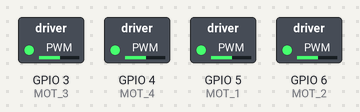
Bench run of a sketch on a simulated ESP32-S3. Parts: switched loads named in the sketch (green lamp = pin HIGH). Wiring (inferred from the names in the program): MPU-6050 motion sensor at I2C address 0x68.

Above: at 0.1 s.
Timing chart, 0 to 1.6 s (numbered marks = the images above):
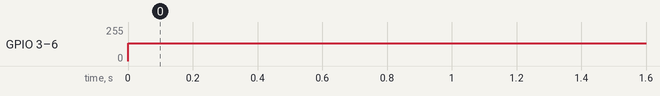

The sketch:

drone.ino
```cpp
#include <Wire.h>

// --- Hardware Definitions ---
#define IMU_SDA 11
#define IMU_SCL 10

#define MOT_1 5 // Front Right (CCW)
#define MOT_2 6 // Rear Right (CW)
#define MOT_3 3 // Rear Left (CCW)
#define MOT_4 4 // Front Left (CW)

// --- PID Configuration ---
// Struct to hold PID data for clean organization
struct PID {
  float P, I, D;
  float error, prev_error;
  float integral, derivative;
  float output;
};

// Tune these values carefully (Kp, Ki, Kd)
float pitch_Kp = 1.2, pitch_Ki = 0.04, pitch_Kd = 15.0;
float roll_Kp  = 1.2, roll_Ki  = 0.04, roll_Kd  = 15.0;
float yaw_Kp   = 2.0, yaw_Ki   = 0.02, yaw_Kd   = 0.0;

PID pitchPID = {pitch_Kp, pitch_Ki, pitch_Kd, 0, 0, 0, 0, 0};
PID rollPID  = {roll_Kp, roll_Ki, roll_Kd, 0, 0, 0, 0, 0};
PID yawPID   = {yaw_Kp, yaw_Ki, yaw_Kd, 0, 0, 0, 0, 0};

// --- Flight Variables ---
float desired_pitch = 0, desired_roll = 0, desired_yaw = 0;
float current_pitch = 0, current_roll = 0, current_yaw = 0; // Populated by MPU6000
int base_throttle = 1300; // Base hover throttle (1000 - 2000 range)

// Loop timing
unsigned long prev_time;
float dt;

void setup() {
  Serial.begin(115200);

  // Initialize I2C for MPU6000
  Wire.begin(IMU_SDA, IMU_SCL);
  initMPU6000();

  // Configure ESP32 Motor PWM using standard LEDC timer
  ledcSetup(0, 400, 10); // Channel 0, 400Hz for ESCs, 10-bit resolution
  ledcSetup(1, 400, 10);
  ledcSetup(2, 400, 10);
  ledcSetup(3, 400, 10);

  ledcAttachPin(MOT_1, 0);
  ledcAttachPin(MOT_2, 1);
  ledcAttachPin(MOT_3, 2);
  ledcAttachPin(MOT_4, 3);

  prev_time = micros();
}

void loop() {
  // 1. Calculate delta time (dt) in seconds
  unsigned long current_time = micros();
  dt = (current_time - prev_time) / 1000000.0;
  prev_time = current_time;

  // 2. Read IMU Data (Pseudo-function, requires actual register reading math)
  readIMU(&current_pitch, &current_roll, &current_yaw);

  // 3. Compute PID Outputs
  calculatePID(&pitchPID, desired_pitch, current_pitch, dt);
  calculatePID(&rollPID, desired_roll, current_roll, dt);
  calculatePID(&yawPID, desired_yaw, current_yaw, dt);

  // 4. Motor Mixing (Standard Quad X Configuration)
  // Utilizing basic linear vector additions to mix the axes
  int m1_pwm = base_throttle - pitchPID.output + rollPID.output - yawPID.output;
  int m2_pwm = base_throttle + pitchPID.output + rollPID.output + yawPID.output;
  int m3_pwm = base_throttle + pitchPID.output - rollPID.output - yawPID.output;
  int m4_pwm = base_throttle - pitchPID.output - rollPID.output + yawPID.output;

  // Constrain outputs to prevent ESC sync loss
  m1_pwm = constrain(m1_pwm, 1000, 2000);
  m2_pwm = constrain(m2_pwm, 1000, 2000);
  m3_pwm = constrain(m3_pwm, 1000, 2000);
  m4_pwm = constrain(m4_pwm, 1000, 2000);

  // 5. Write to Motors
  writeMotors(m1_pwm, m2_pwm, m3_pwm, m4_pwm);
}

void calculatePID(PID *pid, float setpoint, float measured, float dt) {
  pid->error = setpoint - measured;

  // Proportional
  float P_out = pid->P * pid->error;

  // Integral (with basic anti-windup)
  pid->integral += pid->error * dt;
  pid->integral = constrain(pid->integral, -400, 400);
  float I_out = pid->I * pid->integral;

  // Derivative
  pid->derivative = (pid->error - pid->prev_error) / dt;
  float D_out = pid->D * pid->derivative;

  pid->output = P_out + I_out + D_out;
  pid->prev_error = pid->error;
}

void writeMotors(int m1, int m2, int m3, int m4) {
  // Map 1000-2000ms standard RC signal to 10-bit PWM (0-1023)
  ledcWrite(0, map(m1, 0, 2500, 0, 1023));
  ledcWrite(1, map(m2, 0, 2500, 0, 1023));
  ledcWrite(2, map(m3, 0, 2500, 0, 1023));
  ledcWrite(3, map(m4, 0, 2500, 0, 1023));
}

void initMPU6000() {
  // Basic Wake-up for MPU6000
  Wire.beginTransmission(0x68);
  Wire.write(0x6B);  // PWR_MGMT_1 register
  Wire.write(0);     // Set to zero (wakes up the MPU-6000)
  Wire.endTransmission(true);
}

void readIMU(float *pitch, float *roll, float *yaw) {
  // Add complementary or Kalman filter logic here to fuse Gyro and Accelerometer data
}
```

Measured:
- by itself, GPIO 3 (MOT_3), GPIO 4 (MOT_4), GPIO 5 (MOT_1), GPIO 6 (MOT_2): 0/255 → 132/255 at 0.00 s
